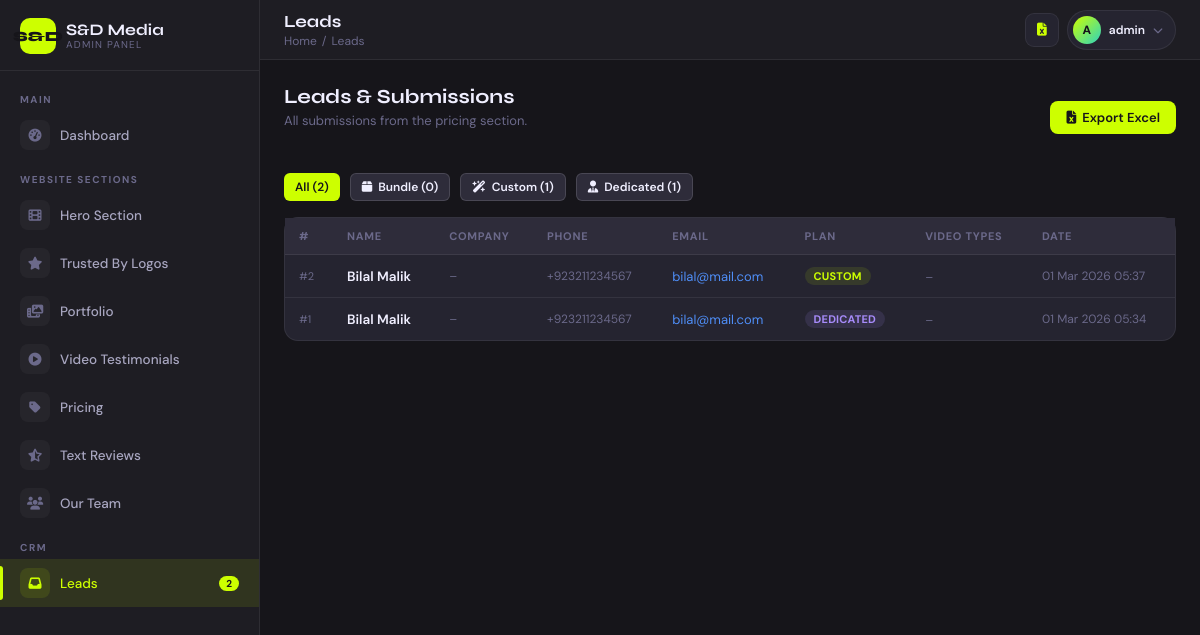
Page /cadmin/leads/ (signed in) on the committed database.
### core/models.py (models this page shows, shortened)
class Lead(models.Model):
    PLAN_CHOICES = [
        ('bundle', 'Buy a Package'),
        ('custom', 'Create Custom Order'),
        ('dedicated', 'Dedicated Editor'),
    ]
    name = models.CharField(max_length=100)
    company_name = models.CharField(max_length=150, blank=True)
    phone = models.CharField(max_length=30)
    email = models.EmailField()
    selected_plan = models.CharField(max_length=20, choices=PLAN_CHOICES)
    selected_video_types = models.ManyToManyField(VideoType, blank=True, related_name='leads')
    submitted_at = models.DateTimeField(auto_now_add=True)
    ip_address = models.GenericIPAddressField(blank=True, null=True)
    notes = models.TextField(blank=True)
    class Meta:
        verbose_name = "Lead / Submission"
        verbose_name_plural = "Leads / Submissions"
        ordering = ['-submitted_at']

### core/cadmin_views.py (the view)
# urls.py: path('leads/', v.lead_list, name='lead_list'),
@cadmin_required
def lead_list(request):
    plan_filter = request.GET.get('plan', '')
    qs = Lead.objects.prefetch_related('selected_video_types').order_by('-submitted_at')
    if plan_filter:
        qs = qs.filter(selected_plan=plan_filter)
    paginator = Paginator(qs, 30)
    page = paginator.get_page(request.GET.get('page', 1))
    return render(request, 'custom_admin/lead_list.html', {
        **_base_ctx(),
        'objects': page.object_list, 'page_obj': page, 'is_paginated': page.has_other_pages(),
        'plan_filter': plan_filter,
        'total_leads':     Lead.objects.count(),
        'bundle_count':    Lead.objects.filter(selected_plan='bundle').count(),
        'custom_count':    Lead.objects.filter(selected_plan='custom').count(),
        'dedicated_count': Lead.objects.filter(selected_plan='dedicated').count(),
    })

### core/cadmin_views.py (called while the page is built)
def is_staff(user):
    return user.is_authenticated and (user.is_staff or user.is_superuser)

def _base_ctx():
    return {'lead_count': Lead.objects.count()}

### templates/custom_admin/lead_list.html (shortened to what this page needs)
{% extends "custom_admin/base.html" %}
{% block page_title %}Leads{% endblock %}
{% block breadcrumb %}<span class="sep">/</span> Leads{% endblock %}
{% block content %}
<div style="display:flex;align-items:center;justify-content:space-between;margin-bottom:22px">
  <div><h2 class="section-title">Leads & Submissions</h2><p class="section-sub">All submissions from the pricing section.</p></div>
  <a href="{% url 'export-leads' %}" class="btn btn-primary"><i class="fa-solid fa-file-excel"></i> Export Excel</a>
</div>
<div style="display:flex;gap:10px;margin-bottom:16px;flex-wrap:wrap">
  <a href="{% url 'cadmin:lead_list' %}" class="btn {% if not plan_filter %}btn-primary{% else %}btn-secondary{% endif %} btn-sm">All ({{ total_leads }})</a>
  <a href="?plan=bundle" class="btn {% if plan_filter == 'bundle' %}btn-primary{% else %}btn-secondary{% endif %} btn-sm"><i class="fa-solid fa-box"></i> Bundle ({{ bundle_count }})</a>
  <a href="?plan=custom" class="btn {% if plan_filter == 'custom' %}btn-primary{% else %}btn-secondary{% endif %} btn-sm"><i class="fa-solid fa-wand-magic-sparkles"></i> Custom ({{ custom_count }})</a>
  <a href="?plan=dedicated" class="btn {% if plan_filter == 'dedicated' %}btn-primary{% else %}btn-secondary{% endif %} btn-sm"><i class="fa-solid fa-user-tie"></i> Dedicated ({{ dedicated_count }})</a>
</div>
<div class="card" style="padding:0">
{% if objects %}
<div class="table-wrap"><table>
  <thead><tr><th>#</th><th>Name</th><th>Company</th><th>Phone</th><th>Email</th><th>Plan</th><th>Video Types</th><th>Date</th></tr></thead>
  <tbody>
  {% for obj in objects %}
  <tr>
    <td class="text-muted" style="font-size:11px">#{{ obj.pk }}</td>
    <td style="font-weight:600">{{ obj.name }}</td>
    <td class="text-muted">{{ obj.company_name|default:"–" }}</td>
    <td class="text-muted">{{ obj.phone }}</td>
    <td><a href="mailto:{{ obj.email }}" style="color:var(--blue);text-decoration:none;font-size:13px">{{ obj.email }}</a></td>
    <td>
      {% if obj.selected_plan == 'custom' %}<span class="badge badge-green">Custom</span>
      {% elif obj.selected_plan == 'bundle' %}<span class="badge badge-blue">Bundle</span>
      {% else %}<span class="badge badge-purple">Dedicated</span>{% endif %}
    </td>
    <td>
      {% for vt in obj.selected_video_types.all %}
      <span class="badge badge-teal" style="margin:1px">{{ vt.name }}</span>
      {% empty %}<span class="text-muted">–</span>{% endfor %}
    </td>
    <td class="text-muted" style="white-space:nowrap">{{ obj.submitted_at|date:"d M Y H:i" }}</td>
  </tr>
  {% endfor %}
  </tbody>
</table></div>
{% else %}
<div class="empty-state"><div class="empty-icon"><i class="fa-solid fa-inbox"></i></div><h3>No leads yet</h3><p>Submissions from the pricing section will appear here.</p></div>
{% endif %}
</div>
{% endblock %}

### templates/custom_admin/base.html (shortened to what this page needs)
<!DOCTYPE html>
<html lang="en">
<head>
  <link rel="stylesheet" href="https://cdnjs.cloudflare.com/ajax/libs/font-awesome/6.5.0/css/all.min.css"/>
</head>
<body>
<aside class="sidebar" id="sidebar">
  <div class="sidebar-logo">
    <div class="logo-icon">S&D</div>
    <div>
      <div class="logo-text">S&D Media</div>
      <div class="logo-sub">Admin Panel</div>
    </div>
  </div>
  <div class="sidebar-scroll">
    <div class="nav-label">Main</div>
    <a href="{% url 'cadmin:dashboard' %}" class="nav-item {% if request.resolver_match.url_name == 'dashboard' %}active{% endif %}">
      <span class="nav-icon"><i class="fa-solid fa-gauge-high"></i></span>Dashboard
    </a>
    <div class="nav-label">Website Sections</div>
    <a href="{% url 'cadmin:hero_list' %}" class="nav-item {% if 'hero' in request.resolver_match.url_name %}active{% endif %}">
      <span class="nav-icon"><i class="fa-solid fa-film"></i></span>Hero Section
    </a>
    <a href="{% url 'cadmin:logo_list' %}" class="nav-item {% if 'logo' in request.resolver_match.url_name %}active{% endif %}">
      <span class="nav-icon"><i class="fa-solid fa-star"></i></span>Trusted By Logos
    </a>
    <a href="{% url 'cadmin:portfolio_category_list' %}" class="nav-item {% if 'portfolio' in request.resolver_match.url_name %}active{% endif %}">
      <span class="nav-icon"><i class="fa-solid fa-photo-film"></i></span>Portfolio
    </a>
    <a href="{% url 'cadmin:video_testimonial_list' %}" class="nav-item {% if 'video_testimonial' in request.resolver_match.url_name %}active{% endif %}">
      <span class="nav-icon"><i class="fa-solid fa-circle-play"></i></span>Video Testimonials
    </a>
    <a href="{% url 'cadmin:pricing_list' %}" class="nav-item {% if 'pricing' in request.resolver_match.url_name or 'video_type' in request.resolver_match.url_name %}active{% endif %}">
      <span class="nav-icon"><i class="fa-solid fa-tag"></i></span>Pricing
    </a>
    <a href="{% url 'cadmin:review_list' %}" class="nav-item {% if 'review' in request.resolver_match.url_name %}active{% endif %}">
      <span class="nav-icon"><i class="fa-solid fa-star-half-stroke"></i></span>Text Reviews
    </a>
    <a href="{% url 'cadmin:team_list' %}" class="nav-item {% if 'team' in request.resolver_match.url_name %}active{% endif %}">
      <span class="nav-icon"><i class="fa-solid fa-users"></i></span>Our Team
    </a>
    <div class="nav-label">CRM</div>
    <a href="{% url 'cadmin:lead_list' %}" class="nav-item {% if 'lead' in request.resolver_match.url_name %}active{% endif %}">
      <span class="nav-icon"><i class="fa-solid fa-inbox"></i></span>
      Leads
      {% if lead_count %}<span class="nav-badge">{{ lead_count }}</span>{% endif %}
    </a>
  </div>
</aside>
<div class="main-wrap">
  <header class="topbar">
    <div class="topbar-left">
      <div>
        <div class="page-title">{% block page_title %}Dashboard{% endblock %}</div>
        <div class="breadcrumb">
          <a href="{% url 'cadmin:dashboard' %}">Home</a>
          {% block breadcrumb %}{% endblock %}
        </div>
      </div>
    </div>
    <div class="topbar-right">
      <a href="{% url 'export-leads' %}" class="icon-btn" title="Export Leads to Excel">
        <i class="fa-solid fa-file-excel" style="color:var(--green)"></i>
      </a>
      <div class="user-menu">
        <div class="user-btn" onclick="toggleDropdown()" id="user-btn">
          <div class="user-avatar">{{ request.user.username|slice:":1"|upper }}</div>
          <span class="user-name-top">{{ request.user.username }}</span>
          <i class="fa-solid fa-chevron-down user-chevron" id="chevron"></i>
        </div>
      </div>
    </div>
  </header>
  <main class="content">{% block content %}{% endblock %}</main>
</div>
</body>
</html>

### rows in the picture
Lead: pk "2", name "Bilal Malik", company_name "–", phone "+923211234567", email "bilal@mail.com", selected_plan "CUSTOM", submitted_at "01 Mar 2026 05:37"
Lead: pk "1", name "Bilal Malik", company_name "–", phone "+923211234567", email "bilal@mail.com", selected_plan "DEDICATED", submitted_at "01 Mar 2026 05:34"

### other values in the picture
{{ lead_count }} "2"
{{ request.user.username|slice:":1"|upper }} "A"
{{ request.user.username }} "admin"
{{ total_leads }} "2"
{{ bundle_count }} "0"
{{ custom_count }} "1"
{{ dedicated_count }} "1"
